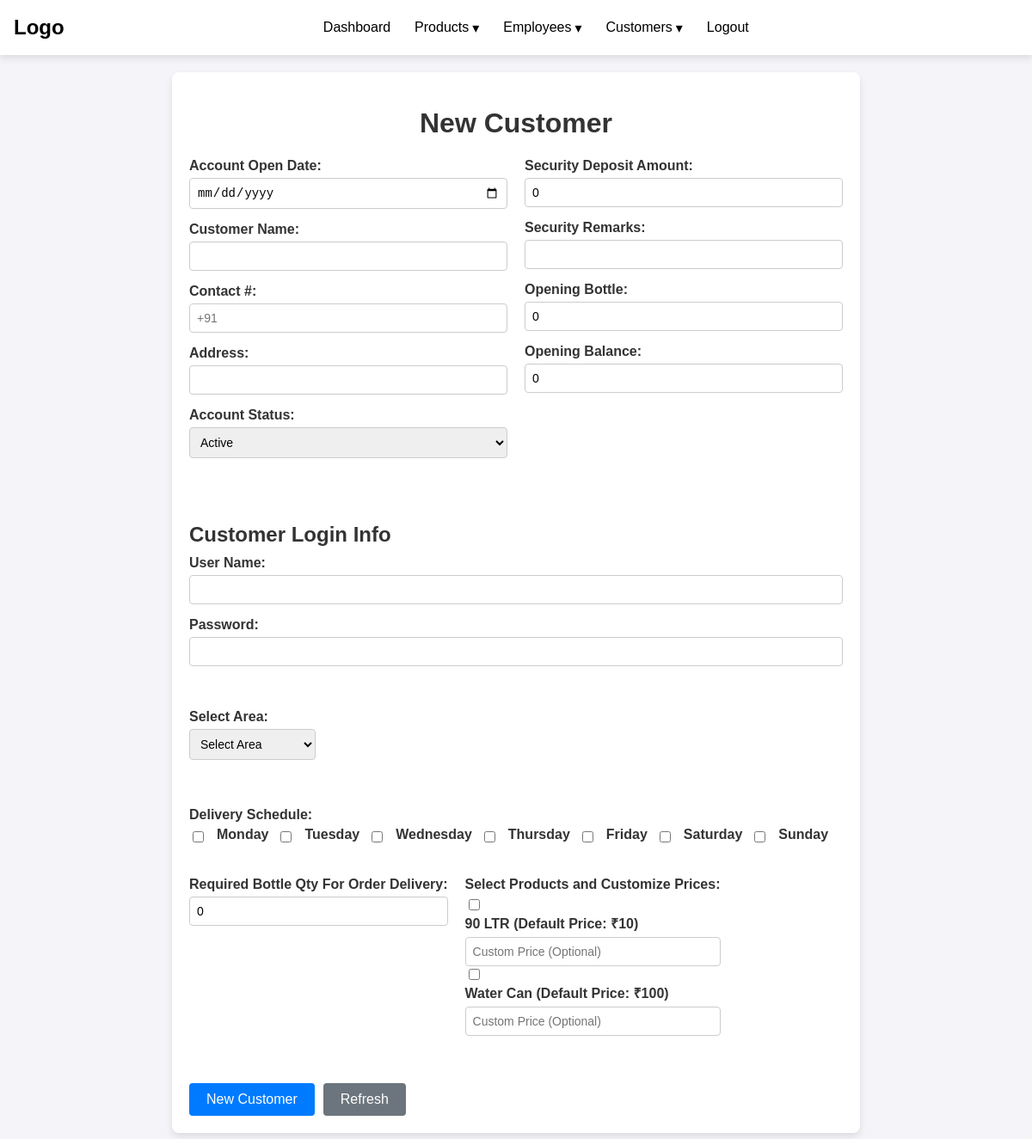
Screenshot of /customer_add with the database file from the repository.
### tables this page shows
CREATE TABLE products (
            p_id INTEGER PRIMARY KEY AUTOINCREMENT ,
                   product_name TEXT NOT NULL,
                   product_price INTEGER NOT NULL,
                   product_type TEXT NOT NULL,
                   remarks TEXT           
    );

### app.py (the view)
@app.route("/customer_add", methods=["GET"])
def customer_add():
    area = get_employee_location_info()
    conn = sqlite3.connect('db.db')
    cursor = conn.cursor()
    cursor.execute('SELECT p_id, product_name, product_price FROM products')
    products = cursor.fetchall()
    conn.close()
    return render_template("customer/create.html", area=area, products=products)

### employees.py (called while the page is built)
def get_employee_location_info():
    conn = sqlite3.connect('db.db')
    cursor = conn.cursor()
    cursor.execute('''
        SELECT locations.city, locations.location,
               COALESCE(employees.first_name || ' ' || employees.last_name, 'Not Yet') AS employee_name,
               locations.id  -- Make sure to include the location_id
        FROM locations
        LEFT JOIN employee_locations ON locations.id = employee_locations.location_id
        LEFT JOIN employees ON employees.emp_id = employee_locations.emp_id
    ''')
    employee_areas = cursor.fetchall()  # This will now include the location_id
    conn.close()
    return employee_areas

### templates/customer/create.html (shortened to what this page needs)
{% extends "base.html" %}
{% block content %}
<!DOCTYPE html>
<html lang="en">
<head>
</head>
<body>
    <div class="new-customer-container">
        <h1>New Customer</h1>
        <form method="POST" action="/add_customer">
            <div class="customer-form-left">
                <div class="form-group">
                    <label for="account_open_date">Account Open Date:</label>
                    <input type="date" id="account_open_date" name="account_open_date" required>
                </div>
                <div class="form-group">
                    <label for="customer_name">Customer Name:</label>
                    <input type="text" id="customer_name" name="customer_name" required>
                </div>
                <div class="form-group">
                    <label for="contact_number">Contact #:</label>
                    <input type="text" id="contact_number" name="contact_number" placeholder="+91" required>
                </div>
                <div class="form-group">
                    <label for="address">Address:</label>
                    <input type="text" id="address" name="address" required>
                </div>
                <div class="form-group">
                    <label for="account_status">Account Status:</label>
                    <select id="account_status" name="account_status" required>
                        <option value="active">Active</option>
                    </select>
                </div>
            </div>
            <div class="customer-form-right">
                <div class="form-group">
                    <label for="security_deposit">Security Deposit Amount:</label>
                    <input type="number" id="security_deposit" name="security_deposit" value="0">
                </div>
                <div class="form-group">
                    <label for="security_remarks">Security Remarks:</label>
                    <input type="text" id="security_remarks" name="security_remarks">
                </div>
                <div class="form-group">
                    <label for="opening_bottle">Opening Bottle:</label>
                    <input type="number" id="opening_bottle" name="opening_bottle" value="0" required>
                </div>
                <div class="form-group">
                    <label for="opening_balance">Opening Balance:</label>
                    <input type="number" id="opening_balance" name="opening_balance" value="0" required>
                </div>
            </div>
            <div class="form-group login-info">
                <h2>Customer Login Info</h2>
                <div class="form-group">
                    <label for="username">User Name:</label>
                    <input type="text" id="username" name="username" required>
                </div>
                <div class="form-group">
                    <label for="password">Password:</label>
                    <input type="password" id="password" name="password" required>
                </div>
            </div>
            <div class="form-group">
                <label for="area">Select Area:</label>
                <select id="area" name="area" required>
                    <option value="">Select Area</option>
                </select>
            </div>
            <div class="form-group delivery-days">
                <label>Delivery Schedule:</label>
                <div class="checkbox-group">
                    <input type="checkbox" id="monday" name="days[]" value="monday">
                    <label for="monday">Monday</label>
                    <input type="checkbox" id="tuesday" name="days[]" value="tuesday">
                    <label for="tuesday">Tuesday</label>
                    <input type="checkbox" id="wednesday" name="days[]" value="wednesday">
                    <label for="wednesday">Wednesday</label>
                    <input type="checkbox" id="thursday" name="days[]" value="thursday">
                    <label for="thursday">Thursday</label>
                    <input type="checkbox" id="friday" name="days[]" value="friday">
                    <label for="friday">Friday</label>
                    <input type="checkbox" id="saturday" name="days[]" value="saturday">
                    <label for="saturday">Saturday</label>
                    <input type="checkbox" id="sunday" name="days[]" value="sunday">
                    <label for="sunday">Sunday</label>
                </div>
            </div>
            <div class="form-group">
                <label for="required_bottles">Required Bottle Qty For Order Delivery:</label>
                <input type="number" id="required_bottles" name="required_bottles" value="0" required>
            </div>
            <div class="form-group">
                <label for="products">Select Products and Customize Prices:</label>
                <div id="product-container">
                    {% for products in products %}
                        <div class="product-item">
                            <input type="checkbox" id="products_{{ products[0] }}" name="products[]" value="{{ products[0] }}">
                            <label for="products_{{ products[0] }}">{{ products[1] }} (Default Price: ₹{{ products[2] }})</label>
                            <input type="number" name="custom_price_{{ products[0] }}" placeholder="Custom Price (Optional)" step="0.01">
                        </div>
                    {% endfor %}
                </div>
            </div>
            <div class="form-actions">
                <button type="submit" class="btn">New Customer</button>
                <button type="reset" class="btn btn-cancel">Refresh</button>
            </div>
        </form>
    </div>
</body>
</html>
{% endblock content %}

### templates/base.html (style rules this page uses)
* { box-sizing: border-box; }
body { font-family: Arial, sans-serif; margin: 0; }

### templates/customer/create.html (style rules this page uses)
body { font-family: Arial, sans-serif; margin: 0; padding: 0; background-color: #f4f4f9; }
.new-customer-container { max-width: 800px; margin: 20px auto; padding: 20px; background-color: #fff; border-radius: 8px; box-shadow: 0 4px 8px rgba(0, 0, 0, 0.1); }
h1 { text-align: center; color: #333; }
form { display: flex; flex-wrap: wrap; gap: 20px; }
.customer-form-left, .customer-form-right { flex: 1; min-width: 300px; }
.form-group { margin-bottom: 15px; }
.form-group label { display: block; font-weight: bold; margin-bottom: 5px; color: #333; }
.form-group input[type="text"], .form-group input[type="date"], .form-group input[type="number"], .form-group input[type="password"], .form-group select { width: 100%; padding: 8px; font-size: 14px; border: 1px solid #ccc; border-radius: 4px; }
.login-info { flex-basis: 100%; margin-top: 20px; }
.login-info h2 { margin-bottom: 10px; color: #333; }
.delivery-days { margin-top: 20px; }
.checkbox-group { display: flex; flex-wrap: wrap; gap: 10px; }
.checkbox-group input[type="checkbox"] { margin-right: 5px; }
.form-actions { display: flex; gap: 10px; justify-content: center; margin-top: 20px; }
.btn { padding: 10px 20px; font-size: 16px; border: none; border-radius: 4px; cursor: pointer; color: #fff; background-color: #007bff; transition: background-color 0.3s; }
.btn-cancel { background-color: #6c757d; }

### rows the page displays
products: product_name "90 LTR", product_price "10"
products: product_name "Water Can", product_price "100"
